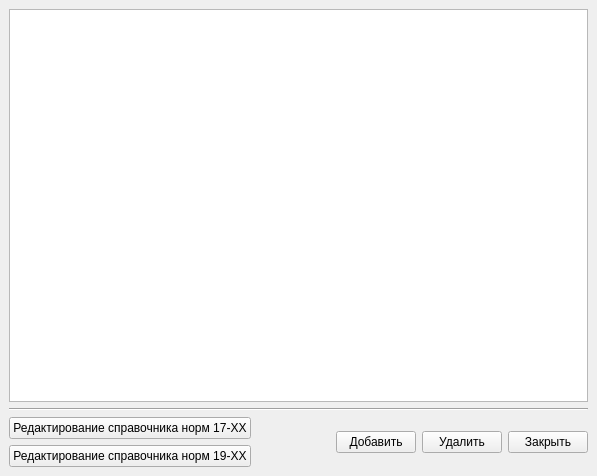
<?xml version="1.0" encoding="UTF-8"?>
<ui version="4.0">
 <class>Norms</class>
 <widget class="QMainWindow" name="Norms">
  <property name="geometry">
   <rect>
    <x>0</x>
    <y>0</y>
    <width>597</width>
    <height>476</height>
   </rect>
  </property>
  <property name="windowTitle">
   <string>Справочник норм</string>
  </property>
  <property name="windowIcon">
   <iconset resource="resources.qrc">
    <normaloff>:/res/img/book1.png</normaloff>:/res/img/book1.png</iconset>
  </property>
  <widget class="QWidget" name="centralwidget">
   <layout class="QVBoxLayout" name="verticalLayout_2">
    <item>
     <widget class="QTableView" name="tableView">
      <attribute name="horizontalHeaderDefaultSectionSize">
       <number>630</number>
      </attribute>
     </widget>
    </item>
    <item>
     <widget class="Line" name="line">
      <property name="orientation">
       <enum>Qt::Horizontal</enum>
      </property>
     </widget>
    </item>
    <item>
     <layout class="QHBoxLayout" name="horizontalLayout">
      <item>
       <layout class="QVBoxLayout" name="verticalLayout">
        <item>
         <widget class="QPushButton" name="pushButton_3">
          <property name="minimumSize">
           <size>
            <width>230</width>
            <height>0</height>
           </size>
          </property>
          <property name="text">
           <string>Редактирование справочника норм 17-ХХ</string>
          </property>
         </widget>
        </item>
        <item>
         <widget class="QPushButton" name="pushButton_4">
          <property name="minimumSize">
           <size>
            <width>230</width>
            <height>0</height>
           </size>
          </property>
          <property name="text">
           <string>Редактирование справочника норм 19-ХХ</string>
          </property>
         </widget>
        </item>
       </layout>
      </item>
      <item>
       <spacer name="horizontalSpacer">
        <property name="orientation">
         <enum>Qt::Horizontal</enum>
        </property>
        <property name="sizeHint" stdset="0">
         <size>
          <width>40</width>
          <height>20</height>
         </size>
        </property>
       </spacer>
      </item>
      <item>
       <widget class="QPushButton" name="pushButton">
        <property name="text">
         <string>Добавить</string>
        </property>
       </widget>
      </item>
      <item>
       <widget class="QPushButton" name="pushButton_2">
        <property name="text">
         <string>Удалить</string>
        </property>
       </widget>
      </item>
      <item>
       <widget class="QPushButton" name="pushButton_5">
        <property name="text">
         <string>Закрыть</string>
        </property>
       </widget>
      </item>
     </layout>
    </item>
   </layout>
  </widget>
  <widget class="QMenuBar" name="menubar">
   <property name="geometry">
    <rect>
     <x>0</x>
     <y>0</y>
     <width>597</width>
     <height>21</height>
    </rect>
   </property>
  </widget>
 </widget>
 <resources>
  <include location="resources.qrc"/>
 </resources>
 <connections/>
</ui>
